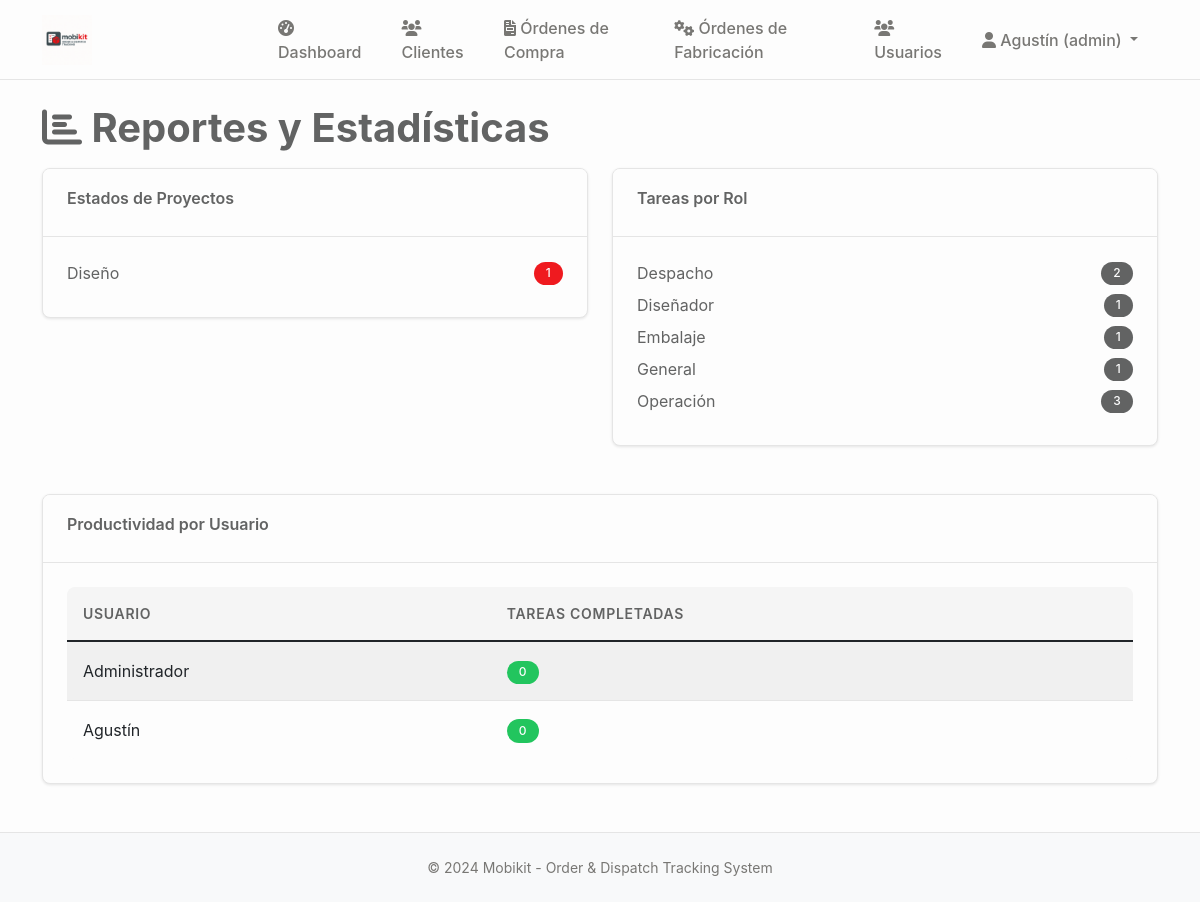
The page /reportes (signed in) on the database its author committed.
### tables this page shows
CREATE TABLE usuarios (
    id INTEGER PRIMARY KEY AUTOINCREMENT,
    username TEXT UNIQUE NOT NULL,
    password_hash TEXT NOT NULL,
    rol TEXT NOT NULL CHECK (rol IN ('admin', 'general', 'diseñador', 'operación', 'embalaje', 'despacho')),
    nombre TEXT NOT NULL,
    apellido TEXT,
    email TEXT UNIQUE,
    telefono TEXT,
    area_id INTEGER,
    activo BOOLEAN DEFAULT TRUE,
    ultimo_acceso TIMESTAMP,
    created_at TIMESTAMP DEFAULT CURRENT_TIMESTAMP,
    updated_at TIMESTAMP DEFAULT CURRENT_TIMESTAMP,
    FOREIGN KEY (area_id) REFERENCES areas (id)
);

CREATE TABLE proyectos (
    id INTEGER PRIMARY KEY AUTOINCREMENT,
    codigo TEXT UNIQUE NOT NULL, -- Código único del proyecto
    nombre TEXT NOT NULL,
    cliente_id INTEGER NOT NULL,
    descripcion TEXT,
    estado TEXT DEFAULT 'diseño' CHECK (estado IN ('diseño', 'aprobado', 'producción', 'embalaje', 'despacho', 'entregado', 'cancelado')),
    prioridad TEXT DEFAULT 'media' CHECK (prioridad IN ('baja', 'media', 'alta', 'urgente')),
    fecha_inicio DATE,
    fecha_entrega DATE,
    fecha_entrega_real DATE,
    diseñador_id INTEGER,
    supervisor_id INTEGER,
    presupuesto DECIMAL(12,2),
    costo_real DECIMAL(12,2),
    observaciones TEXT,
    created_at TIMESTAMP DEFAULT CURRENT_TIMESTAMP,
    updated_at TIMESTAMP DEFAULT CURRENT_TIMESTAMP,
    FOREIGN KEY (cliente_id) REFERENCES clientes (id),
    FOREIGN KEY (diseñador_id) REFERENCES usuarios (id),
    FOREIGN KEY (supervisor_id) REFERENCES usuarios (id)
);

CREATE TABLE tareas (
    id INTEGER PRIMARY KEY AUTOINCREMENT,
    proyecto_id INTEGER NOT NULL,
    codigo TEXT, -- Código de tarea opcional
    titulo TEXT NOT NULL,
    descripcion TEXT,
    tipo TEXT DEFAULT 'general' CHECK (tipo IN ('diseño', 'fabricación', 'control_calidad', 'embalaje', 'despacho', 'general')),
    rol_asignado TEXT NOT NULL,
    usuario_asignado_id INTEGER,
    area_id INTEGER,
    estado TEXT DEFAULT 'pendiente' CHECK (estado IN ('pendiente', 'en_progreso', 'pausada', 'completada', 'cancelada')),
    prioridad TEXT DEFAULT 'media' CHECK (prioridad IN ('baja', 'media', 'alta', 'urgente')),
    fecha_programada DATE,
    fecha_inicio TIMESTAMP,
    fecha_completada TIMESTAMP,
    tiempo_estimado INTEGER, -- En horas
    tiempo_real INTEGER, -- En horas
    dependencias TEXT, -- JSON con IDs de tareas dependientes
    observaciones TEXT,
    created_at TIMESTAMP DEFAULT CURRENT_TIMESTAMP,
    updated_at TIMESTAMP DEFAULT CURRENT_TIMESTAMP, etapa_fabricacion TEXT 
                CHECK (etapa_fabricacion IN ('seccionado', 'enchapado', 'mecanizado', 'fabricacion_completo')),
    FOREIGN KEY (proyecto_id) REFERENCES proyectos (id),
    FOREIGN KEY (usuario_asignado_id) REFERENCES usuarios (id),
    FOREIGN KEY (area_id) REFERENCES areas (id)
);

### main.py (the view)
@app.route('/reportes')
@login_required
@role_required(['admin', 'general'])
def reportes():
    conn = sqlite3.connect('mobikit.db')
    cursor = conn.cursor()
    cursor.execute('''
        SELECT estado, COUNT(*) as cantidad
        FROM proyectos
        GROUP BY estado
    ''')
    estados_proyecto = cursor.fetchall()
    cursor.execute('''
        SELECT rol_asignado, COUNT(*) as cantidad
        FROM tareas
        GROUP BY rol_asignado
    ''')
    tareas_rol = cursor.fetchall()
    cursor.execute('''
        SELECT u.nombre, COUNT(t.id) as tareas_completadas
        FROM usuarios u
        LEFT JOIN tareas t ON u.id = t.usuario_asignado_id AND t.estado = 'completada'
        GROUP BY u.id, u.nombre
        ORDER BY tareas_completadas DESC
    ''')
    productividad = cursor.fetchall()
    conn.close()
    return render_template('reportes.html',
                           estados_proyecto=estados_proyecto,
                           tareas_rol=tareas_rol,
                           productividad=productividad)

### main.py (called while the page is built)
def login_required(f):
    @wraps(f)
    def decorated_function(*args, **kwargs):
        if 'user_id' not in session:
            return redirect(url_for('login'))
        return f(*args, **kwargs)
    return decorated_function

def role_required(roles):
    def decorator(f):
        @wraps(f)
        def decorated_function(*args, **kwargs):
            if 'user_role' not in session or session['user_role'] not in roles:
                flash('No tienes permisos para acceder a esta página', 'error')
                return redirect(url_for('dashboard'))
            return f(*args, **kwargs)
        return decorated_function
    return decorator

### templates/reportes.html (shortened to what this page needs)
{% extends "base.html" %}
{% block content %}
<h1><i class="fas fa-chart-bar"></i> Reportes y Estadísticas</h1>
<div class="row">
    <div class="col-md-6">
        <div class="card">
            <div class="card-header">
                <h6>Estados de Proyectos</h6>
            </div>
            <div class="card-body">
                {% if estados_proyecto %}
                {% for estado in estados_proyecto %}
                <div class="d-flex justify-content-between align-items-center mb-2">
                    <span>{{ estado[0]|title }}</span>
                    <span class="badge bg-primary">{{ estado[1] }}</span>
                </div>
                {% endfor %}
                {% else %}
                <p class="text-muted">No hay datos disponibles</p>
                {% endif %}
            </div>
        </div>
    </div>
    <div class="col-md-6">
        <div class="card">
            <div class="card-header">
                <h6>Tareas por Rol</h6>
            </div>
            <div class="card-body">
                {% if tareas_rol %}
                {% for rol in tareas_rol %}
                <div class="d-flex justify-content-between align-items-center mb-2">
                    <span>{{ rol[0]|title }}</span>
                    <span class="badge bg-secondary">{{ rol[1] }}</span>
                </div>
                {% endfor %}
                {% else %}
                <p class="text-muted">No hay datos disponibles</p>
                {% endif %}
            </div>
        </div>
    </div>
</div>
<div class="card mt-4">
    <div class="card-header">
        <h6>Productividad por Usuario</h6>
    </div>
    <div class="card-body">
        {% if productividad %}
        <div class="table-responsive">
            <table class="table table-striped">
                <thead>
                    <tr>
                        <th>Usuario</th>
                        <th>Tareas Completadas</th>
                    </tr>
                </thead>
                <tbody>
                    {% for usuario in productividad %}
                    <tr>
                        <td>{{ usuario[0] }}</td>
                        <td>
                            <span class="badge bg-success">{{ usuario[1] }}</span>
                        </td>
                    </tr>
                    {% endfor %}
                </tbody>
            </table>
        </div>
        {% else %}
        <p class="text-muted">No hay datos de productividad disponibles</p>
        {% endif %}
    </div>
</div>
{% endblock %}

### templates/base.html (shortened to what this page needs)
<!DOCTYPE html>
<html lang="es">
<head>
    <link href="https://cdn.jsdelivr.net/npm/bootstrap@5.1.3/dist/css/bootstrap.min.css" rel="stylesheet">
    <link href="https://cdnjs.cloudflare.com/ajax/libs/font-awesome/6.0.0/css/all.min.css" rel="stylesheet">
    <link href="{{ url_for('static', filename='css/style.css') }}" rel="stylesheet">
</head>
<body>
    <nav class="navbar navbar-expand-lg navbar-dark bg-primary">
        <div class="container">
            <a class="navbar-brand" href="{{ url_for('dashboard') }}">
                <img src="{{ url_for('static', filename='img/mobikit-logo.png') }}" alt="Mobikit Logo" style="height: 60px; width: auto; object-fit: contain; max-width: 200px;">
            </a>
            {% if session.user_id %}
            <div class="collapse navbar-collapse" id="navbarNav">
                <ul class="navbar-nav me-auto">
                    <li class="nav-item">
                        <a class="nav-link" href="{{ url_for('dashboard') }}">
                            <i class="fas fa-tachometer-alt"></i> Dashboard
                        </a>
                    </li>
                    <li class="nav-item">
                        <a class="nav-link" href="{{ url_for('clientes') }}">
                            <i class="fas fa-users"></i> Clientes
                        </a>
                    </li>
                    <li class="nav-item">
                        <a class="nav-link {% if request.endpoint == 'ordenes_compra' %}active{% endif %}" href="{{ url_for('ordenes_compra') }}">
                            <i class="fas fa-file-invoice"></i> Órdenes de Compra
                        </a>
                    </li>
                    <li class="nav-item">
                        <a class="nav-link {% if request.endpoint == 'ordenes_fabricacion' %}active{% endif %}" href="{{ url_for('ordenes_fabricacion') }}">
                            <i class="fas fa-cogs"></i> Órdenes de Fabricación
                        </a>
                    </li>
                    {% if session.user_role == 'admin' %}
                    <li class="nav-item">
                        <a class="nav-link" href="{{ url_for('usuarios') }}">
                            <i class="fas fa-users"></i> Usuarios
                        </a>
                    </li>
                    {% endif %}
                </ul>
                <ul class="navbar-nav">
                    <li class="nav-item dropdown">
                        <a class="nav-link dropdown-toggle" href="#" id="navbarDropdown" role="button" data-bs-toggle="dropdown">
                            <i class="fas fa-user"></i> {{ session.user_name }} ({{ session.user_role }})
                        </a>
                    </li>
                </ul>
            </div>
            {% endif %}
        </div>
    </nav>
    <main class="container mt-4">
        {% block content %}{% endblock %}
    </main>
    <footer class="bg-light mt-5 py-4">
        <div class="container text-center">
            <p class="mb-0">&copy; 2024 Mobikit - Order & Dispatch Tracking System</p>
        </div>
    </footer>
</body>
</html>

### static/css/style.css (style rules this page uses)
:root { --mobikit-red: #EF1A1F; --mobikit-red-light: #F58B8F; --mobikit-red-dark: #C7161A; --mobikit-gray: #626363; --mobikit-gray-logo: #626363; --mobikit-light-gray: #8C8C8C; --mobikit-dark-gray: #4A4A4A; --mobikit-white: #FDFDFD; --mobikit-light-bg: #FAFAFA; --mobikit-border: #E5E5E5; --mobikit-hover: #F5F5F5; --mobikit-text-light: #787774; --mobikit-sidebar: #F7F6F3; --mobikit-cocinas: #EF1A1F; --mobikit-closet: #626363; --mobikit-success: #22C55E; --mobikit-warning: #F59E0B; --mobikit-info: #626363; --mobikit-danger: #EF1A1F; }
* { box-sizing: border-box; }
body { font-family: -apple-system, BlinkMacSystemFont, 'Segoe UI', Roboto, 'Helvetica Neue', Arial, sans-serif; background-color: var(--mobikit-white); color: var(--mobikit-gray); line-height: 1.5; margin: 0; padding: 0; }
.navbar { background-color: var(--mobikit-white) !important; border-bottom: 1px solid var(--mobikit-border); padding: 0.75rem 1.5rem; box-shadow: none; height: 80px; position: sticky; top: 0; z-index: 1000; }
.navbar-brand { font-weight: 600; color: var(--mobikit-gray) !important; font-size: 1.3rem; display: flex; align-items: center; gap: 0.75rem; text-transform: lowercase; }
.navbar-brand img { max-height: 60px; width: auto; object-fit: contain; max-width: 200px; }
.nav-link { color: var(--mobikit-text-light) !important; font-weight: 500; padding: 0.5rem 1rem !important; border-radius: 6px; transition: all 0.2s ease; margin: 0 0.25rem; }
h1 { font-size: 2.5rem; font-weight: 700; color: var(--mobikit-gray); margin-bottom: 1rem; line-height: 1.2; }
h4, h5, h6 { font-weight: 600; color: var(--mobikit-gray); margin-bottom: 0.5rem; }
.card { background-color: var(--mobikit-white); border: 1px solid var(--mobikit-border); border-radius: 8px; box-shadow: 0 1px 3px rgba(0, 0, 0, 0.1); margin-bottom: 1.5rem; overflow: hidden; transition: all 0.2s ease; }
.card-header { background-color: var(--mobikit-white); border-bottom: 1px solid var(--mobikit-border); padding: 1.25rem 1.5rem; font-weight: 600; color: var(--mobikit-gray); font-size: 1.1rem; }
.card-body { padding: 1.5rem; }
.table { background-color: var(--mobikit-white); border-radius: 8px; overflow: hidden; margin-bottom: 0; }
.table th { background-color: var(--mobikit-hover); border: none; font-weight: 600; color: var(--mobikit-gray); padding: 1rem; font-size: 0.875rem; text-transform: uppercase; letter-spacing: 0.05em; }
.table td { border: none; border-top: 1px solid var(--mobikit-border); padding: 1rem; vertical-align: middle; }
.badge { font-weight: 500; padding: 0.35rem 0.75rem; border-radius: 20px; font-size: 0.75rem; letter-spacing: 0.025em; color: var(--mobikit-white) !important; }
.badge.bg-primary { background-color: var(--mobikit-red) !important; }
.badge.bg-secondary { background-color: var(--mobikit-info) !important; }
.badge.bg-success { background-color: var(--mobikit-success) !important; }
a { color: var(--mobikit-red); text-decoration: none; }
footer { background-color: var(--mobikit-hover); color: var(--mobikit-text-light); text-align: center; padding: 2rem 0; margin-top: 3rem; border-top: 1px solid var(--mobikit-border); font-size: 0.875rem; }

### rows shown on the page
usuarios: user_name "Agustín", nombre "Agustín", usuario "0"
proyectos: estado "Diseño", estado "1"
tareas: rol_asignado "Diseñador", rol "1"
tareas: rol "Embalaje", proyecto "1"
tareas: rol_asignado "Operación", id "3"
usuarios: nombre "Administrador", usuario "0"

### other values the page prints
{{ session.user_role }} "admin"
{{ rol[0]|title }} "Despacho" "General"
{{ rol[1] }} "2" "1"
